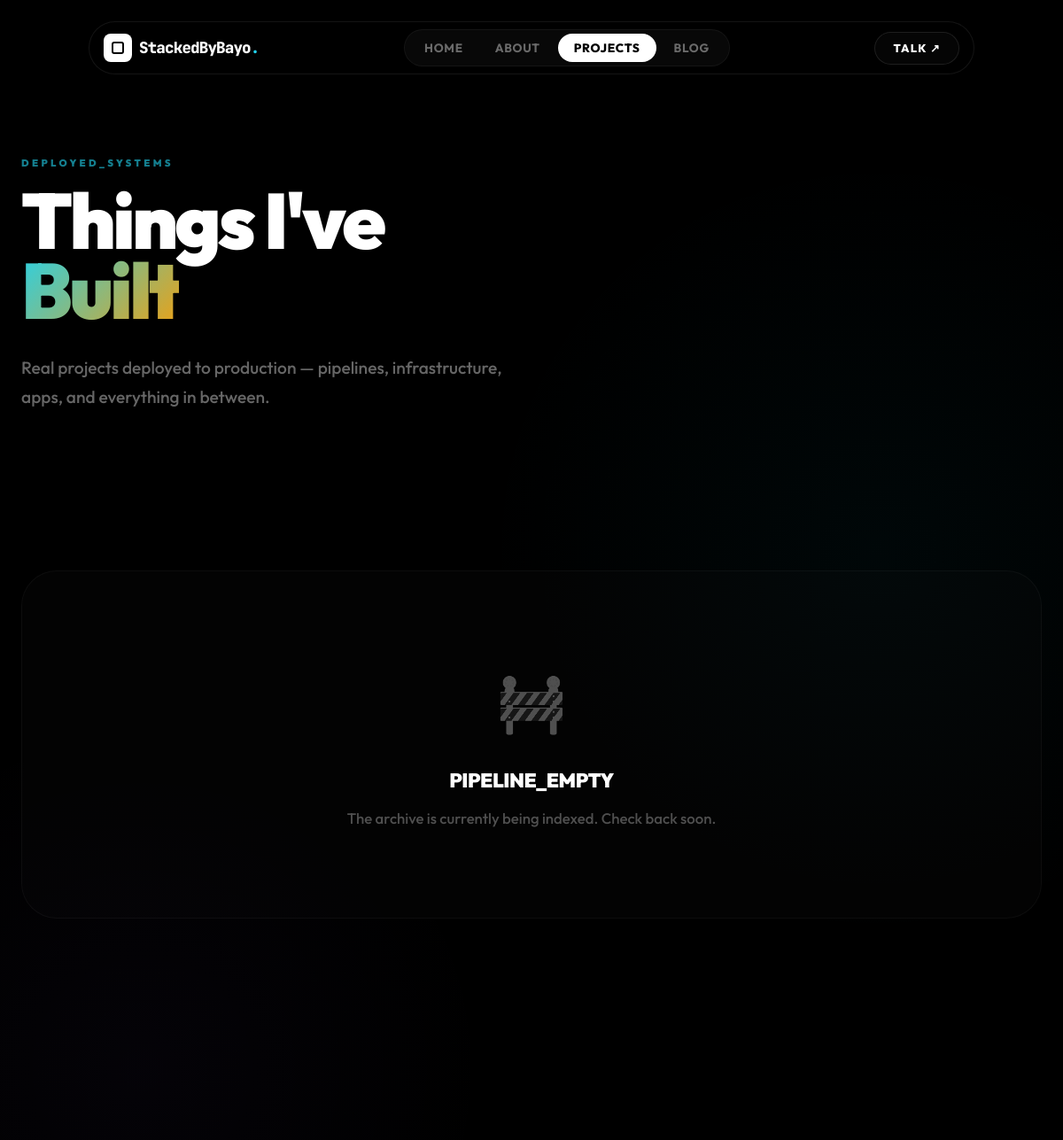
Page /projects (upper part) on the earlier database version.
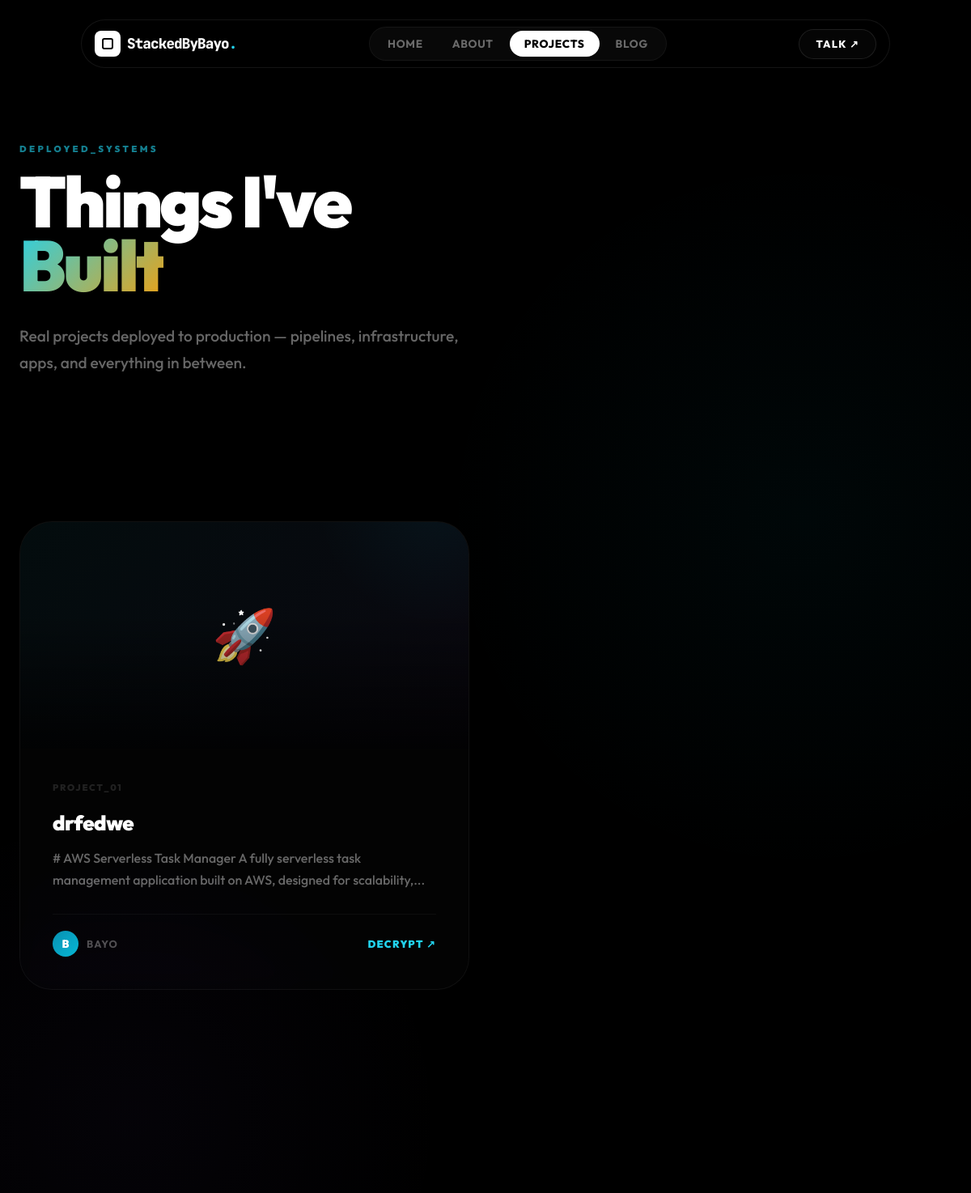
Same page on the later database version.
### app/models.py (models this page shows)
class Project(db.Model):
    id = db.Column(db.Integer, primary_key=True)
    title = db.Column(db.String(200), nullable=False)
    description = db.Column(db.Text, nullable=False)
    url = db.Column(db.String(300))
    tech_stack = db.Column(db.String(300))
    image = db.Column(db.String(300))
    comments = db.relationship('Comment', backref='project', lazy=True)

### app/__init__.py (the view)
    @app.route("/projects")
    def projects():
        all_projects = Project.query.all()
        return render_template("projects.html", projects=all_projects)

### app/templates/projects.html (shortened to what the changed rows need)
{% extends "base.html" %}
{% block content %}
<div style="position:relative; overflow:clip;">
  <div style="padding: var(--container-padding) 24px 120px; max-width:1200px; margin:0 auto; position:relative; z-index:2;">
    <div style="margin-bottom: var(--section-gap);" class="reveal">
      <h1 style="font-size:clamp(2.8rem,9vw,5.5rem);font-weight:900;color:#fff;line-height:0.9;margin-bottom:32px;letter-spacing:-0.04em;">
        Things I've<br><span class="g-text">Built</span>
      </h1>
    </div>
    {% if projects %}
    <div class="projects-2col" style="display:grid; grid-template-columns: repeat(2, 1fr); gap: clamp(20px, 4vw, 40px);">
      {% for project in projects %}
      <a href="/projects/{{ project.id }}" class="project-card reveal">
        {% if loop.index is odd %}
        <div style="position:absolute; top:-30%; right:-20%; width:300px; height:300px; background:radial-gradient(circle, rgba(6,182,212,0.06) 0%, transparent 70%); pointer-events:none; z-index:0;"></div>
        {% else %}
        <div style="position:absolute; top:-30%; left:-20%; width:300px; height:300px; background:radial-gradient(circle, rgba(245,158,11,0.05) 0%, transparent 70%); pointer-events:none; z-index:0;"></div>
        {% endif %}
        <div class="project-img-wrap">
          {% if project.image %}
          <img src="/static/uploads/{{ project.image }}" alt="{{ project.title }}">
          {% else %}
          <div class="project-placeholder">🚀</div>
          {% endif %}
          <div style="position:absolute;inset:0;background:linear-gradient(to top, rgba(0,0,0,0.8) 0%, transparent 60%);pointer-events:none;"></div>
        </div>
        <div style="padding: clamp(24px, 4vw, 40px); flex:1; display:flex; flex-direction:column; position:relative; z-index:1;">
          <p class="project-num">PROJECT_{{ '%02d' % loop.index }}</p>
          <h3 style="font-size:clamp(1.2rem,3vw,1.6rem);font-weight:900;color:#fff;margin-bottom:14px;letter-spacing:-0.02em;line-height:1.2;">{{ project.title }}</h3>
          <p style="font-size:1rem;color:rgba(255,255,255,0.4);line-height:1.7;flex:1;margin-bottom:28px;font-weight:500;">{{ project.description | striptags | truncate(130) }}</p>
          <div style="display:flex;justify-content:space-between;align-items:center;padding-top:20px;border-top:1px solid rgba(255,255,255,0.04);">
            <div style="display:flex;align-items:center;gap:10px;">
              <div style="width:32px;height:32px;background:linear-gradient(135deg,#0891b2,#06b6d4);border-radius:50%;display:flex;align-items:center;justify-content:center;font-size:0.85rem;font-weight:900;color:#fff;flex-shrink:0;">B</div>
              <span style="font-size:0.8rem;color:rgba(255,255,255,0.3);font-weight:700;text-transform:uppercase;letter-spacing:0.08em;">Bayo</span>
            </div>
            <span style="font-size:0.8rem;font-weight:900;color:{% if loop.index is odd %}var(--cyan-light){% else %}var(--amber-light){% endif %};text-transform:uppercase;letter-spacing:0.1em;">DECRYPT ↗</span>
          </div>
        </div>
      </a>
      {% endfor %}
    </div>
    {% else %}
    <div style="padding:100px 48px;text-align:center;background:rgba(255,255,255,0.01);border:1px solid rgba(255,255,255,0.04);border-radius:40px;" class="reveal">
      <div style="font-size:4rem;margin-bottom:24px;filter:grayscale(1) brightness(2);opacity:0.3;">🚧</div>
      <h2 style="font-size:1.4rem;font-weight:900;color:#fff;margin-bottom:12px;letter-spacing:-0.02em;">PIPELINE_EMPTY</h2>
      <p style="color:rgba(255,255,255,0.3);font-size:1.05rem;font-weight:500;">The archive is currently being indexed. Check back soon.</p>
    </div>
    {% endif %}
  </div>
</div>
{% endblock %}

Differences in the rows shown:
added Project: index "01", title "drfedwe", description "# AWS Serverless Task Manager A fully serverless task management application built on AWS, designed for scalability,..."
Other differences:
text no longer shown: "🚧 PIPELINE_EMPTY The archive is currently being indexed. Check back soon."
